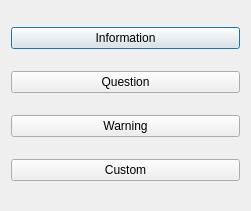
<?xml version="1.0" encoding="UTF-8"?>
<ui version="4.0">
 <class>Dialog</class>
 <widget class="QDialog" name="Dialog">
  <property name="geometry">
   <rect>
    <x>0</x>
    <y>0</y>
    <width>251</width>
    <height>211</height>
   </rect>
  </property>
  <property name="windowTitle">
   <string>Dialog</string>
  </property>
  <layout class="QVBoxLayout" name="verticalLayout">
   <item>
    <widget class="QPushButton" name="pushButton">
     <property name="text">
      <string>Information</string>
     </property>
    </widget>
   </item>
   <item>
    <widget class="QPushButton" name="pushButton_2">
     <property name="text">
      <string>Question</string>
     </property>
    </widget>
   </item>
   <item>
    <widget class="QPushButton" name="pushButton_3">
     <property name="text">
      <string>Warning</string>
     </property>
    </widget>
   </item>
   <item>
    <widget class="QPushButton" name="pushButton_4">
     <property name="text">
      <string>Custom</string>
     </property>
    </widget>
   </item>
  </layout>
 </widget>
 <layoutdefault spacing="6" margin="11"/>
 <resources/>
 <connections/>
</ui>
